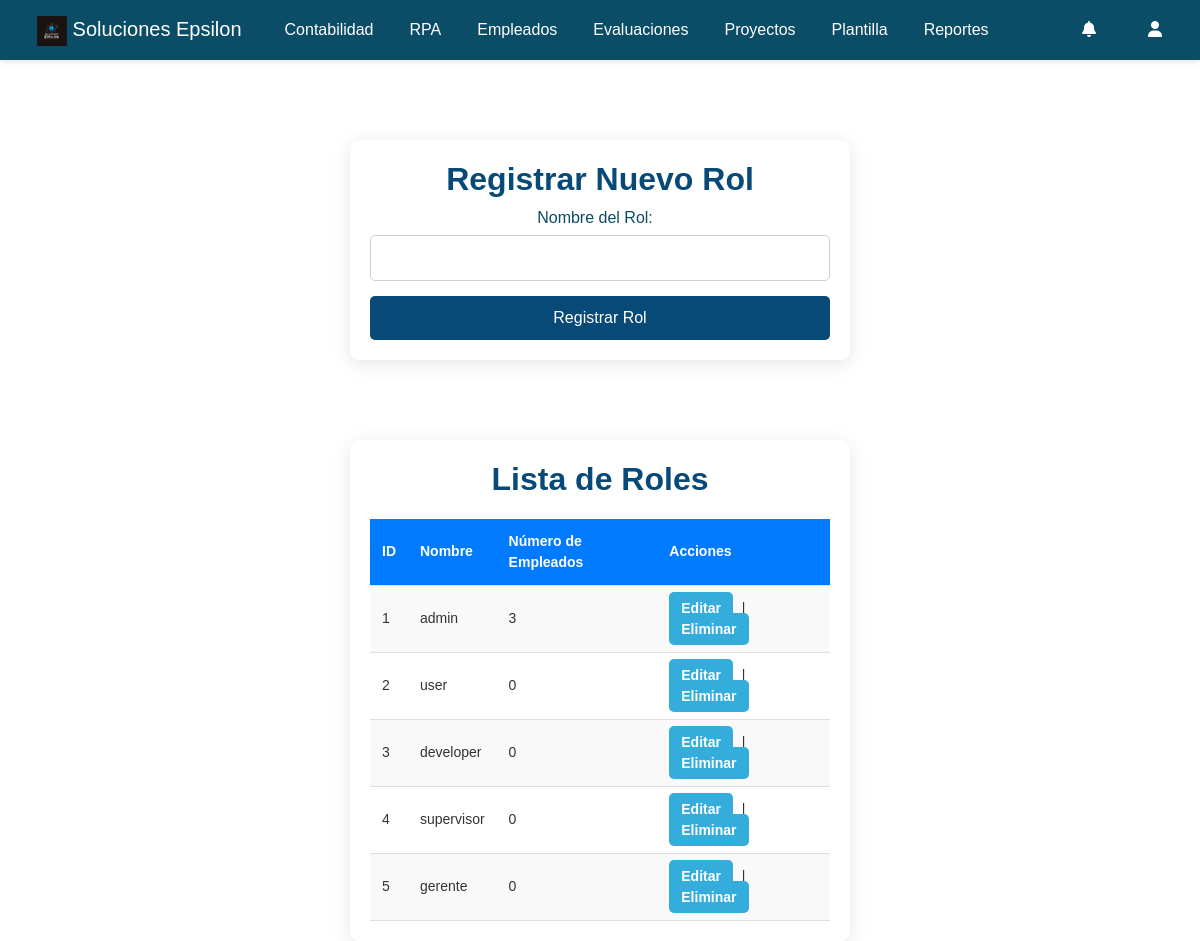
/Proyecto_Gestion_Proyectos_SolucionesEpsilon/Proyecto_Gestion_Proyectos/registrar_roles.php (signed in), run on the app's committed database.
### tables this page shows
CREATE TABLE `roles` (
  `id` int(11) NOT NULL AUTO_INCREMENT,
  `nombre` varchar(50) NOT NULL,
  PRIMARY KEY (`id`),
  UNIQUE KEY `nombre` (`nombre`)
);

### Proyecto_Gestion_Proyectos_SolucionesEpsilon/Proyecto_Gestion_Proyectos/registrar_roles.php (the view, shortened to what this page needs)
<?php
include 'Plantilla.php';
try {
    $pdo = new PDO("mysql:host=$db_host;dbname=$db_name", $db_user, $db_pass);
    $pdo->setAttribute(PDO::ATTR_ERRMODE, PDO::ERRMODE_EXCEPTION);
} catch (PDOException $e) {
    die("Error de conexión a la base de datos: " . $e->getMessage());
}
function listarRoles($pdo) {
    $sql = "
        SELECT r.id, r.nombre, COUNT(e.id) AS num_usuarios
        FROM roles r
        LEFT JOIN usuarios e ON r.id = e.role_id
        GROUP BY r.id, r.nombre
    ";
    $stmt = $pdo->query($sql);
    return $stmt->fetchAll(PDO::FETCH_ASSOC);
}
?>
<!DOCTYPE html>
<html lang="es">
<head>
    <link rel="stylesheet" href="../CSS/estilos.css">
</head>
<body>
    <div class="main-container">
        <div class="form-container" id="registro-rol">
            <h2>Registrar Nuevo Rol</h2>
            <form method="POST" action="">
                <label for="nombre">Nombre del Rol:</label>
                <input type="text" id="nombre" name="nombre" required>
                <button type="submit" name="registrar">Registrar Rol</button>
            </form>
        </div>
        <div class="form-container" id="registro-rol">
            <h2>Lista de Roles</h2>
            <table>
                <tr>
                    <th>ID</th>
                    <th>Nombre</th>
                    <th>Número de Empleados</th>
                    <th>Acciones</th>
                </tr>
                <?php
                $roles = listarRoles($pdo);
                foreach ($roles as $rol) {
                    echo "<tr>";
                    echo "<td>{$rol['id']}</td>";
                    echo "<td>{$rol['nombre']}</td>";
                    echo "<td>{$rol['num_usuarios']}</td>";
                    echo "<td>
                        <a href='editar_rol.php?id={$rol['id']}'>Editar</a> |
                        <a href='eliminarRol.php?id={$rol['id']}' onclick='return confirm(\"¿Estás seguro de eliminar este rol?\")'>Eliminar</a>
                    </td>";
                    echo "</tr>";
                }
                ?>
            </table>
        </div>
    </div>
</body>
</html>

### Proyecto_Gestion_Proyectos_SolucionesEpsilon/CSS/estilos.css (style rules this page uses)
.form-container { background-color: rgba(255, 255, 255, 0.9); border-radius: 10px; box-shadow: 0 4px 20px rgba(0, 0, 0, 0.1); padding: 20px; width: 300px; text-align: center; }
input[type="text"], input[type="email"], input[type="password"], input[type="date"], select { width: 100%; padding: 10px; margin-bottom: 15px; border: 1px solid #CFD0D0; border-radius: 5px; }
#registro-rol { background-color: rgba(255, 255, 255, 0.9); border-radius: 10px; box-shadow: 0 4px 20px rgba(0, 0, 0, 0.1); padding: 20px; width: 500px; text-align: center; }
#registro-rol h2 { color: #084A77; font-weight: 600; }
#registro-rol label { color: #0B4C66; display: block; margin-bottom: 5px; }
#registro-rol input[type="text"] { width: 100%; padding: 10px; margin-bottom: 15px; border: 1px solid #CFD0D0; border-radius: 5px; }
#registro-rol button { background-color: #084A77; color: #FFFFFF; border: none; padding: 10px; border-radius: 5px; cursor: pointer; width: 100%; }
* { margin: 0; padding: 0; box-sizing: border-box; font-family: 'Arial', sans-serif; }
body { background-color: #f4f4f4; display: flex; flex-direction: column; align-items: center; justify-content: flex-start; min-height: 100vh; padding-top: 0; }
.form-container { background: #fff; padding: 20px; border-radius: 10px; box-shadow: 0px 4px 10px rgba(0, 0, 0, 0.1); max-width: 500px; width: 100%; text-align: center; margin-top: 80px; }
h2 { margin-bottom: 15px; color: #333; }
body { background-color: #f4f4f4; display: flex; flex-direction: column; align-items: center; justify-content: flex-start; min-height: 100vh; }
.form-container { background: #fff; padding: 20px; border-radius: 10px; box-shadow: 0px 4px 10px rgba(0, 0, 0, 0.1); max-width: 1000px; width: 100%; text-align: center; margin-top: 80px; }
h2 { margin-bottom: 20px; color: #333; }
form label { font-size: 16px; margin-right: 10px; color: #333; }
table { width: 100%; border-collapse: collapse; margin-top: 20px; font-size: 14px; color: #333; }
table th, table td { padding: 12px; text-align: left; border-bottom: 1px solid #ddd; }
table th { background-color: #007bff; color: white; }
table tr:nth-child(even) { background-color: #f9f9f9; }
table td a { padding: 8px 12px; text-decoration: none; border-radius: 5px; background-color: #35addc; color: white; font-weight: bold; margin-right: 5px; }

### data on the page
roles: id "1", nombre "admin", num_usuarios "3"
roles: id "2", nombre "user", num_usuarios "0"
roles: id "3", nombre "developer", num_usuarios "0"
roles: id "4", nombre "supervisor", num_usuarios "0"
roles: id "5", nombre "gerente", num_usuarios "0"
